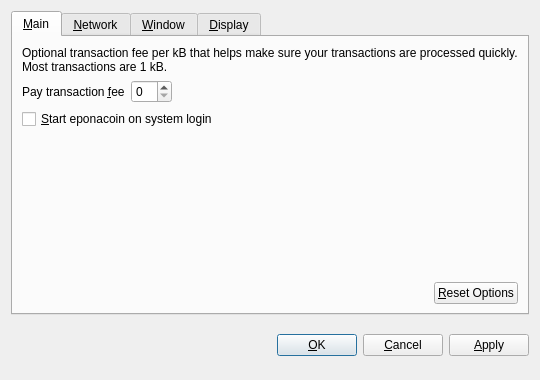
<?xml version="1.0" encoding="UTF-8"?>
<ui version="4.0">
 <class>OptionsDialog</class>
 <widget class="QDialog" name="OptionsDialog">
  <property name="geometry">
   <rect>
    <x>0</x>
    <y>0</y>
    <width>540</width>
    <height>380</height>
   </rect>
  </property>
  <property name="windowTitle">
   <string>Options</string>
  </property>
  <property name="modal">
   <bool>true</bool>
  </property>
  <layout class="QVBoxLayout" name="verticalLayout">
   <item>
    <widget class="QTabWidget" name="tabWidget">
     <property name="tabPosition">
      <enum>QTabWidget::North</enum>
     </property>
     <property name="currentIndex">
      <number>0</number>
     </property>
     <widget class="QWidget" name="tabMain">
      <attribute name="title">
       <string>&amp;Main</string>
      </attribute>
      <layout class="QVBoxLayout" name="verticalLayout_Main">
       <item>
        <widget class="QLabel" name="transactionFeeInfoLabel">
         <property name="text">
          <string>Optional transaction fee per kB that helps make sure your transactions are processed quickly. Most transactions are 1 kB.</string>
         </property>
         <property name="textFormat">
          <enum>Qt::PlainText</enum>
         </property>
         <property name="wordWrap">
          <bool>true</bool>
         </property>
        </widget>
       </item>
       <item>
        <layout class="QHBoxLayout" name="horizontalLayout_1_Main">
         <item>
          <widget class="QLabel" name="transactionFeeLabel">
           <property name="text">
            <string>Pay transaction &amp;fee</string>
           </property>
           <property name="textFormat">
            <enum>Qt::PlainText</enum>
           </property>
           <property name="buddy">
            <cstring>transactionFee</cstring>
           </property>
          </widget>
         </item>
         <item>
          <widget class="BitcoinAmountField" name="transactionFee"/>
         </item>
         <item>
          <spacer name="horizontalSpacer_1_Main">
           <property name="orientation">
            <enum>Qt::Horizontal</enum>
           </property>
           <property name="sizeHint" stdset="0">
            <size>
             <width>40</width>
             <height>20</height>
            </size>
           </property>
          </spacer>
         </item>
        </layout>
       </item>
       <item>
        <widget class="QCheckBox" name="bitcoinAtStartup">
         <property name="toolTip">
          <string>Automatically start eponacoin after logging in to the system.</string>
         </property>
         <property name="text">
          <string>&amp;Start eponacoin on system login</string>
         </property>
        </widget>
       </item>
       <item>
        <spacer name="verticalSpacer_Main">
         <property name="orientation">
          <enum>Qt::Vertical</enum>
         </property>
         <property name="sizeHint" stdset="0">
          <size>
           <width>20</width>
           <height>40</height>
          </size>
         </property>
        </spacer>
       </item>
       <item>
        <layout class="QHBoxLayout" name="horizontalLayout_2_Main">
         <item>
          <spacer name="horizontalSpacer_2_Main">
           <property name="orientation">
            <enum>Qt::Horizontal</enum>
           </property>
           <property name="sizeHint" stdset="0">
            <size>
             <width>40</width>
             <height>20</height>
            </size>
           </property>
          </spacer>
         </item>
         <item>
          <widget class="QPushButton" name="resetButton">
           <property name="toolTip">
            <string>Reset all client options to default.</string>
           </property>
           <property name="text">
            <string>&amp;Reset Options</string>
           </property>
           <property name="autoDefault">
            <bool>false</bool>
           </property>
          </widget>
         </item>
        </layout>
       </item>
      </layout>
     </widget>
     <widget class="QWidget" name="tabNetwork">
      <attribute name="title">
       <string>&amp;Network</string>
      </attribute>
      <layout class="QVBoxLayout" name="verticalLayout_Network">
       <item>
        <widget class="QCheckBox" name="mapPortUpnp">
         <property name="toolTip">
          <string>Automatically open the eponacoin client port on the router. This only works when your router supports UPnP and it is enabled.</string>
         </property>
         <property name="text">
          <string>Map port using &amp;UPnP</string>
         </property>
        </widget>
       </item>
       <item>
        <widget class="QCheckBox" name="connectSocks">
         <property name="toolTip">
          <string>Connect to the eponacoin network through a SOCKS proxy (e.g. when connecting through Tor).</string>
         </property>
         <property name="text">
          <string>&amp;Connect through SOCKS proxy:</string>
         </property>
        </widget>
       </item>
       <item>
        <layout class="QHBoxLayout" name="horizontalLayout_Network">
         <item>
          <widget class="QLabel" name="proxyIpLabel">
           <property name="text">
            <string>Proxy &amp;IP:</string>
           </property>
           <property name="textFormat">
            <enum>Qt::PlainText</enum>
           </property>
           <property name="buddy">
            <cstring>proxyIp</cstring>
           </property>
          </widget>
         </item>
         <item>
          <widget class="QValidatedLineEdit" name="proxyIp">
           <property name="maximumSize">
            <size>
             <width>140</width>
             <height>16777215</height>
            </size>
           </property>
           <property name="toolTip">
            <string>IP address of the proxy (e.g. 127.0.0.1)</string>
           </property>
          </widget>
         </item>
         <item>
          <widget class="QLabel" name="proxyPortLabel">
           <property name="text">
            <string>&amp;Port:</string>
           </property>
           <property name="textFormat">
            <enum>Qt::PlainText</enum>
           </property>
           <property name="buddy">
            <cstring>proxyPort</cstring>
           </property>
          </widget>
         </item>
         <item>
          <widget class="QLineEdit" name="proxyPort">
           <property name="maximumSize">
            <size>
             <width>55</width>
             <height>16777215</height>
            </size>
           </property>
           <property name="toolTip">
            <string>Port of the proxy (e.g. 9050)</string>
           </property>
          </widget>
         </item>
         <item>
          <widget class="QLabel" name="socksVersionLabel">
           <property name="text">
            <string>SOCKS &amp;Version:</string>
           </property>
           <property name="textFormat">
            <enum>Qt::PlainText</enum>
           </property>
           <property name="buddy">
            <cstring>socksVersion</cstring>
           </property>
          </widget>
         </item>
         <item>
          <widget class="QValueComboBox" name="socksVersion">
           <property name="toolTip">
            <string>SOCKS version of the proxy (e.g. 5)</string>
           </property>
          </widget>
         </item>
         <item>
          <spacer name="horizontalSpacer_Network">
           <property name="orientation">
            <enum>Qt::Horizontal</enum>
           </property>
           <property name="sizeHint" stdset="0">
            <size>
             <width>40</width>
             <height>20</height>
            </size>
           </property>
          </spacer>
         </item>
        </layout>
       </item>
       <item>
        <spacer name="verticalSpacer_Network">
         <property name="orientation">
          <enum>Qt::Vertical</enum>
         </property>
         <property name="sizeHint" stdset="0">
          <size>
           <width>20</width>
           <height>40</height>
          </size>
         </property>
        </spacer>
       </item>
      </layout>
     </widget>
     <widget class="QWidget" name="tabWindow">
      <attribute name="title">
       <string>&amp;Window</string>
      </attribute>
      <layout class="QVBoxLayout" name="verticalLayout_Window">
       <item>
        <widget class="QCheckBox" name="minimizeToTray">
         <property name="toolTip">
          <string>Show only a tray icon after minimizing the window.</string>
         </property>
         <property name="text">
          <string>&amp;Minimize to the tray instead of the taskbar</string>
         </property>
        </widget>
       </item>
       <item>
        <widget class="QCheckBox" name="minimizeOnClose">
         <property name="toolTip">
          <string>Minimize instead of exit the application when the window is closed. When this option is enabled, the application will be closed only after selecting Quit in the menu.</string>
         </property>
         <property name="text">
          <string>M&amp;inimize on close</string>
         </property>
        </widget>
       </item>
       <item>
        <spacer name="verticalSpacer_Window">
         <property name="orientation">
          <enum>Qt::Vertical</enum>
         </property>
         <property name="sizeHint" stdset="0">
          <size>
           <width>20</width>
           <height>40</height>
          </size>
         </property>
        </spacer>
       </item>
      </layout>
     </widget>
     <widget class="QWidget" name="tabDisplay">
      <attribute name="title">
       <string>&amp;Display</string>
      </attribute>
      <layout class="QVBoxLayout" name="verticalLayout_Display">
       <item>
        <layout class="QHBoxLayout" name="horizontalLayout_1_Display">
         <item>
          <widget class="QLabel" name="langLabel">
           <property name="text">
            <string>User Interface &amp;language:</string>
           </property>
           <property name="textFormat">
            <enum>Qt::PlainText</enum>
           </property>
           <property name="buddy">
            <cstring>lang</cstring>
           </property>
          </widget>
         </item>
         <item>
          <widget class="QValueComboBox" name="lang">
           <property name="toolTip">
            <string>The user interface language can be set here. This setting will take effect after restarting eponacoin.</string>
           </property>
          </widget>
         </item>
        </layout>
       </item>
       <item>
        <layout class="QHBoxLayout" name="horizontalLayout_2_Display">
         <item>
          <widget class="QLabel" name="unitLabel">
           <property name="text">
            <string>&amp;Unit to show amounts in:</string>
           </property>
           <property name="textFormat">
            <enum>Qt::PlainText</enum>
           </property>
           <property name="buddy">
            <cstring>unit</cstring>
           </property>
          </widget>
         </item>
         <item>
          <widget class="QValueComboBox" name="unit">
           <property name="toolTip">
            <string>Choose the default subdivision unit to show in the interface and when sending coins.</string>
           </property>
          </widget>
         </item>
        </layout>
       </item>
       <item>
        <widget class="QCheckBox" name="displayAddresses">
         <property name="toolTip">
          <string>Whether to show eponacoin addresses in the transaction list or not.</string>
         </property>
         <property name="text">
          <string>&amp;Display addresses in transaction list</string>
         </property>
        </widget>
       </item>
       <item>
        <widget class="QCheckBox" name="coinControlFeatures">
         <property name="toolTip">
          <string>Whether to show coin control features or not.</string>
         </property>
         <property name="text">
          <string>Display coin &amp;control features (experts only!)</string>
         </property>
        </widget>
       </item>
       <item>
        <spacer name="verticalSpacer_Display">
         <property name="orientation">
          <enum>Qt::Vertical</enum>
         </property>
         <property name="sizeHint" stdset="0">
          <size>
           <width>20</width>
           <height>40</height>
          </size>
         </property>
        </spacer>
       </item>
      </layout>
     </widget>
    </widget>
   </item>
   <item>
    <layout class="QHBoxLayout" name="horizontalLayout_Buttons">
     <item>
      <spacer name="horizontalSpacer_1">
       <property name="orientation">
        <enum>Qt::Horizontal</enum>
       </property>
       <property name="sizeHint" stdset="0">
        <size>
         <width>40</width>
         <height>48</height>
        </size>
       </property>
      </spacer>
     </item>
     <item>
      <widget class="QLabel" name="statusLabel">
       <property name="font">
        <font>
         <weight>75</weight>
         <bold>true</bold>
        </font>
       </property>
       <property name="text">
        <string/>
       </property>
       <property name="textFormat">
        <enum>Qt::PlainText</enum>
       </property>
       <property name="wordWrap">
        <bool>true</bool>
       </property>
      </widget>
     </item>
     <item>
      <spacer name="horizontalSpacer_2">
       <property name="orientation">
        <enum>Qt::Horizontal</enum>
       </property>
       <property name="sizeHint" stdset="0">
        <size>
         <width>40</width>
         <height>48</height>
        </size>
       </property>
      </spacer>
     </item>
     <item>
      <widget class="QPushButton" name="okButton">
       <property name="text">
        <string>&amp;OK</string>
       </property>
      </widget>
     </item>
     <item>
      <widget class="QPushButton" name="cancelButton">
       <property name="text">
        <string>&amp;Cancel</string>
       </property>
       <property name="autoDefault">
        <bool>false</bool>
       </property>
      </widget>
     </item>
     <item>
      <widget class="QPushButton" name="applyButton">
       <property name="text">
        <string>&amp;Apply</string>
       </property>
       <property name="autoDefault">
        <bool>false</bool>
       </property>
      </widget>
     </item>
    </layout>
   </item>
  </layout>
 </widget>
 <customwidgets>
  <customwidget>
   <class>BitcoinAmountField</class>
   <extends>QSpinBox</extends>
   <header>bitcoinamountfield.h</header>
  </customwidget>
  <customwidget>
   <class>QValueComboBox</class>
   <extends>QComboBox</extends>
   <header>qvaluecombobox.h</header>
  </customwidget>
  <customwidget>
   <class>QValidatedLineEdit</class>
   <extends>QLineEdit</extends>
   <header>qvalidatedlineedit.h</header>
  </customwidget>
 </customwidgets>
 <resources/>
 <connections/>
</ui>
